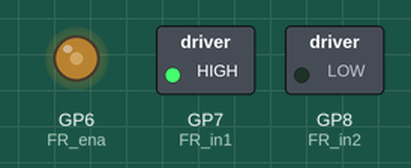
Simulated run of this program. Board: Raspberry Pi Pico running MicroPython. On the bench: switched loads named in the program (green lamp = pin HIGH), output pins drawn as LEDs (lit = HIGH). What the program prints to the serial console is not drawn.

Above: at 0.1 s.
Timing chart, 0 to 1.6 s (numbered marks = the images above):
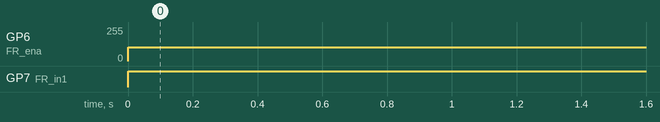

The program:

motion_sense_wheel.py
```python
#if motion detected, turn on windmill

from machine import Pin, PWM
import time

# Define the pins connected to the L298N
#FrontRightWheel
FR_ENA_PIN = 6
FR_IN1_PIN = 7
FR_IN2_PIN = 8

#PIR sensor pin 28
pir_sensor = Pin(28, Pin.IN)

# Initialize the pins as output
FR_in1 = Pin(FR_IN1_PIN, Pin.OUT)
FR_in2 = Pin(FR_IN2_PIN, Pin.OUT)
FR_ena = PWM(Pin(FR_ENA_PIN))


# Configure PWM frequency (e.g., 1000 Hz)
FR_ena.freq(1000)


def stop_motor():
    FR_in1.value(0)
    FR_in2.value(0)
    FR_ena.duty_u16(0) # Stop the motor

    print("Motor stopped")

def move_forward(speed_percent):
    # Speed is a percentage (0 to 100), converted to 0-65535 for duty_u16
    speed_value = int(speed_percent / 100 * 65535)
    #in1.value(1) # Set direction
    #in2.value(0)
    #ena.duty_u16(speed_value) # Set speed
    FR_in1.value(0) # Set direction
    FR_in2.value(1)
    FR_ena.duty_u16(speed_value) # Set speed
    print(f"Moving forward at {speed_percent}% speed")

def move_backward(speed_percent):
    speed_value = int(speed_percent / 100 * 65535)
    FR_in1.value(1) # Set direction
    FR_in2.value(0)
    FR_ena.duty_u16(speed_value) # Set speed

    print(f"Moving backward at {speed_percent}% speed")

while True:
    # Check the PIR sensor value
    if pir_sensor.value() == 0:
        print("Monitoring...")  # No motion detected
        stop_motor()
    else:
        print("Somebody here!")  # Motion detected
        try:
            move_backward(40)
        except KeyboardInterrupt:
            stop_motor() # Ensure motor stops on manual interruption

    time.sleep(1)
```

Measured:
- by itself, GP6 (FR_ena): 0/255 → 102/255 at 0.00 s
- by itself, GP7 (FR_in1): LOW → HIGH at 0.00 s
